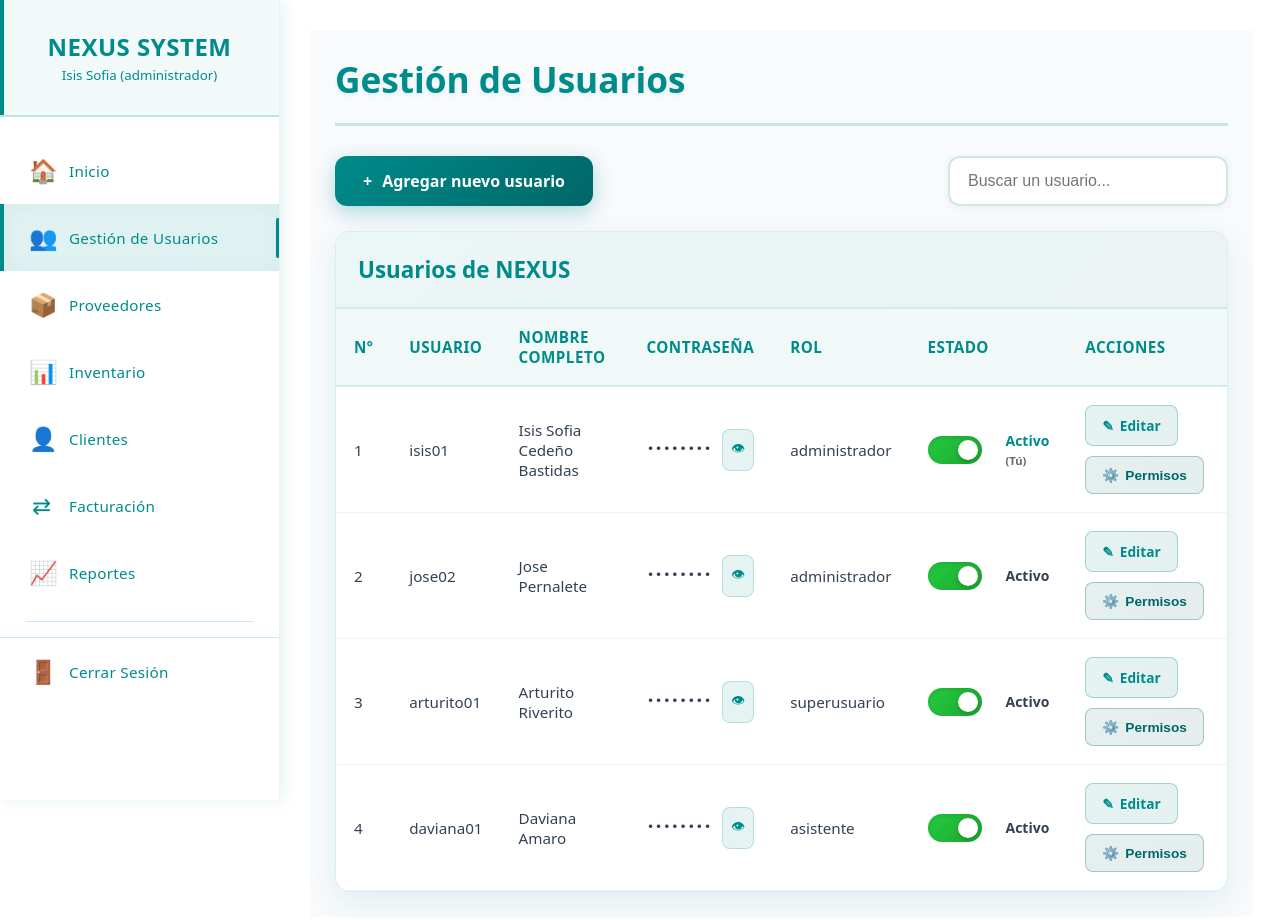
/gestion_usuarios.php (signed in), run on the app's committed database.
### tables this page shows
CREATE TABLE `usuario` (
  `id_usuario` int(11) NOT NULL,
  `usuario` varchar(50) NOT NULL,
  `nombre` varchar(100) NOT NULL,
  `apellido` varchar(100) NOT NULL,
  `contraseña` varchar(255) NOT NULL,
  `id_rol` int(11) NOT NULL,
  `activo` tinyint(1) DEFAULT 1
);

CREATE TABLE `roles` (
  `id_rol` int(11) NOT NULL,
  `nombre_rol` varchar(50) NOT NULL
);

### permisos.php (called while the page is built, shortened)
<?php
class SistemaPermisos {
    private $permisos = [];
    public function __construct($permisosArray) {
        $this->permisos = $permisosArray;
    }
    public function puedeVer($modulo) {
        return isset($this->permisos[$modulo]['ver']) && $this->permisos[$modulo]['ver'];
    }
    public function puedeAgregar($modulo) {
        return isset($this->permisos[$modulo]['agregar']) && $this->permisos[$modulo]['agregar'];
    }
    public function puedeEditar($modulo) {
        return isset($this->permisos[$modulo]['editar']) && $this->permisos[$modulo]['editar'];
    }
    public function puedeCambiarEstado($modulo) {
        return isset($this->permisos[$modulo]['cambiar_estado']) && $this->permisos[$modulo]['cambiar_estado'];
    }
}
?>

### gestion_usuarios.php (the view, shortened to what this page needs)
<?php
require_once 'conexion.php';
require_once 'permisos.php';
try {
    $sql = "SELECT u.*, r.nombre_rol, r.id_rol
            FROM usuario u
            INNER JOIN roles r ON u.id_rol = r.id_rol
            ORDER BY u.id_usuario";
    $stmt = $pdo->query($sql);
    $usuarios = $stmt->fetchAll(PDO::FETCH_ASSOC);
} catch (PDOException $e) {
    $error_usuarios = "Error al cargar los usuarios: " . $e->getMessage();
    $usuarios = [];
}
?>
<!DOCTYPE html>
<html lang="es">
<head>
    <link rel="stylesheet" href="css/menu.css">
    <link rel="stylesheet" href="css/g_usuarios.css">
</head>
<body>
    <?php require_once 'menu.php'; ?>
    <main class="main-content">
        <div class="content-wrapper">
            <div class="page-header">
                <h1 class="page-title">Gestión de Usuarios</h1>
            </div>
            <div class="controls-container">
                <?php if ($sistemaPermisos->puedeAgregar('gestion_usuario')): ?>
                    <a href="agregar_usuario.php" class="btn-agregar">
                        <span>+</span>
                        Agregar nuevo usuario
                    </a>
                <?php endif; ?>
                <div class="search-container">
                    <input type="text" id="searchInput" class="search-input" placeholder="Buscar un usuario...">
                </div>
            </div>
            <div class="users-table">
                <div class="table-header">
                    <h3>Usuarios de NEXUS</h3>
                </div>
                <div class="table-container">
                    <table id="usersTable">
                        <thead>
                            <tr>
                                <th>Nº</th>
                                <th>Usuario</th>
                                <th>Nombre completo</th>
                                <th>Contraseña</th>
                                <th>Rol</th>
                                <th>Estado</th>
                                <th>Acciones</th>
                            </tr>
                        </thead>
                        <tbody>
                            <?php if (count($usuarios) > 0): ?>
                                <?php foreach ($usuarios as $index => $usuario): ?>
                                    <?php
                                    $nombreCompleto = $usuario['nombre'] . ' ' . ($usuario['apellido'] ?? '');
                                    $estado_texto = $usuario['activo'] ? 'Activo' : 'Inactivo';
                                    $esUsuarioActual = ($usuario['id_usuario'] == $_SESSION['id_usuario']);
                                    ?>
                                    <tr>
                                        <td><?php echo $index + 1; ?></td>
                                        <td><?php echo htmlspecialchars($usuario['usuario']); ?></td>
                                        <td><?php echo htmlspecialchars($nombreCompleto); ?></td>
                                        <td>
                                            <div class="password-container">
                                                <span class="password-field" data-password="<?php echo htmlspecialchars($usuario['contraseña']); ?>">
                                                    ••••••••
                                                </span>
                                                <button class="btn-toggle-password" onmousedown="mostrarPassword(this)" onmouseup="ocultarPassword(this)" ontouchstart="mostrarPassword(this)" ontouchend="ocultarPassword(this)">
                                                    👁
                                                </button>
                                            </div>
                                        </td>
                                        <td><?php echo htmlspecialchars($usuario['nombre_rol']); ?></td>
                                        <td>
                                            <?php if ($sistemaPermisos->puedeCambiarEstado('gestion_usuario')): ?>
                                                <form method="POST" action="" class="toggle-form" id="formEstado<?php echo $usuario['id_usuario']; ?>">
                                                    <div class="toggle-container">
                                                        <label class="toggle-switch">
                                                            <span class="toggle-slider"></span>
                                                        </label>
                                                        <span class="toggle-label <?php echo $esUsuarioActual ? 'current-user' : ''; ?>">
                                                            <?php echo $estado_texto; ?>
                                                            <?php if ($esUsuarioActual): ?>
                                                                <br><small>(Tú)</small>
                                                            <?php endif; ?>
                                                        </span>
                                                    </div>
                                                </form>
                                            <?php endif; ?>
                                        </td>
                                        <td>
                                            <div class="acciones-container">
                                                <?php if ($sistemaPermisos->puedeEditar('gestion_usuario')): ?>
                                                    <a href="editar_usuario.php?id=<?php echo $usuario['id_usuario']; ?>" class="btn-action btn-editar">
                                                        <span>✎</span>
                                                        Editar
                                                    </a>
                                                <?php endif; ?>
                                                <?php if ($sistemaPermisos->puedeVer('gestion_usuario')): ?>
                                                    <button class="btn-action btn-detalles" onclick="mostrarModalPermisos(<?php echo $usuario['id_rol']; ?>, '<?php echo htmlspecialchars($usuario['nombre_rol']); ?>')">
                                                        <span>⚙️</span>
                                                        Permisos
                                                    </button>
                                                <?php endif; ?>
                                            </div>
                                        </td>
                                    </tr>
                                <?php endforeach; ?>
                            <?php endif; ?>
                        </tbody>
                    </table>
                </div>
            </div>
        </div>
    </main>
</body>
</html>

### css/menu.css (style rules this page uses)
* { margin: 0; padding: 0; box-sizing: border-box; }
body { font-family: 'Segoe UI', Tahoma, Geneva, Verdana, sans-serif; background: #ffffff; color: #334155; overflow-x: hidden; }
.main-content { flex: 1; margin-left: 280px; padding: 30px; background: #ffffff; min-height: 100vh; }

### css/g_usuarios.css (style rules this page uses)
.content-wrapper { padding: 25px; color: #2b3139; width: 100%; background: #f8fafc; }
.page-header { display: flex; justify-content: space-between; align-items: center; margin-bottom: 30px; padding-bottom: 20px; border-bottom: 3px solid rgba(0, 139, 139, 0.2); }
.page-title { color: #008B8B; font-size: 2.2em; font-weight: 700; text-shadow: 0 2px 4px rgba(0, 139, 139, 0.1); }
.controls-container { display: flex; justify-content: space-between; align-items: center; margin-bottom: 25px; gap: 20px; flex-wrap: wrap; }
.btn-agregar { background: linear-gradient(135deg, #008B8B, #006666); color: #ffffff; border: none; padding: 14px 28px; border-radius: 12px; cursor: pointer; font-weight: 600; text-decoration: none; display: inline-flex; align-items: center; gap: 10px; transition: all 0.3s ease; box-shadow: 0 6px 20px rgba(0, 139, 139, 0.3); font-size: 1em; }
.search-container { display: flex; gap: 12px; }
.search-input { width: 280px; padding: 14px 18px; border: 2px solid rgba(0, 139, 139, 0.2); border-radius: 12px; background: #ffffff; color: #334155; font-size: 1em; transition: all 0.3s ease; box-shadow: 0 2px 10px rgba(0, 0, 0, 0.05); }
.users-table { width: 100%; background: #ffffff; border-radius: 15px; overflow: hidden; border: 1px solid rgba(0, 139, 139, 0.15); box-shadow: 0 10px 30px rgba(0, 139, 139, 0.1); }
.table-header { background: linear-gradient(135deg, rgba(0, 139, 139, 0.08), rgba(0, 102, 102, 0.08)); padding: 22px; text-align: left; border-bottom: 2px solid rgba(0, 139, 139, 0.1); }
.table-header h3 { margin: 0; color: #008B8B; font-size: 1.4em; font-weight: 600; }
.table-container { overflow-x: auto; }
table { width: 100%; border-collapse: collapse; }
th { background: rgba(0, 139, 139, 0.06); color: #008B8B; padding: 18px; text-align: left; font-weight: 700; border-bottom: 2px solid rgba(0, 139, 139, 0.15); font-size: 0.95em; text-transform: uppercase; letter-spacing: 0.5px; }
td { padding: 18px; border-bottom: 1px solid rgba(0, 139, 139, 0.08); color: #334155; font-size: 0.95em; }
.password-container { display: flex; align-items: center; gap: 10px; }
.password-field { flex: 1; font-family: monospace; color: #334155; font-size: 1.1em; }
.btn-toggle-password { background: rgba(0, 139, 139, 0.1); border: 1px solid rgba(0, 139, 139, 0.2); color: #008B8B; cursor: pointer; padding: 8px; border-radius: 8px; transition: all 0.3s ease; font-size: 0.9em; }
.toggle-switch { position: relative; display: inline-block; width: 54px; height: 28px; }
.toggle-slider { position: absolute; cursor: pointer; top: 0; left: 0; right: 0; bottom: 0; background: linear-gradient(135deg, #ff6b6b, #ff5252); transition: .4s; border-radius: 28px; box-shadow: inset 0 2px 4px rgba(0, 0, 0, 0.1); }
.toggle-slider:before { position: absolute; content: ""; height: 20px; width: 20px; left: 4px; bottom: 4px; background: white; transition: .4s; border-radius: 50%; box-shadow: 0 2px 4px rgba(0, 0, 0, 0.2); }
input:checked + .toggle-slider { background: linear-gradient(135deg, #23ca3f, #1ea832); }
input:checked + .toggle-slider:before { transform: translateX(26px); }
.toggle-label { margin-left: 12px; font-size: 0.92em; font-weight: 600; color: #334155; }
.toggle-container { display: flex; align-items: center; gap: 12px; }
.acciones-container { display: flex; gap: 10px; flex-wrap: wrap; }
.btn-action { padding: 10px 16px; border: none; border-radius: 8px; cursor: pointer; transition: all 0.3s ease; font-size: 0.9em; text-decoration: none; display: inline-flex; align-items: center; gap: 6px; font-weight: 600; min-width: 80px; justify-content: center; }
.btn-editar { background: linear-gradient(135deg, rgba(0, 139, 139, 0.1), rgba(0, 102, 102, 0.1)); color: #008B8B; border: 1px solid rgba(0, 139, 139, 0.3); }
.btn-detalles { background: linear-gradient(135deg, rgba(0, 102, 102, 0.1), rgba(0, 82, 82, 0.1)); color: #006666; border: 1px solid rgba(0, 102, 102, 0.3); }
.current-user { color: #008B8B; font-weight: bold; }
.current-user small { font-size: 0.8em; color: #666; }

### data on the page
usuario: usuario "isis01", nombreCompleto "Isis Sofia Cedeño Bastidas", id_rol.nombre_rol "administrador", activo "Activo", shows "(Tú)"
usuario: usuario "jose02", nombreCompleto "Jose Pernalete", id_rol.nombre_rol "administrador", activo "Activo"
usuario: usuario "arturito01", nombreCompleto "Arturito Riverito", id_rol.nombre_rol "superusuario", activo "Activo"
usuario: usuario "daviana01", nombreCompleto "Daviana Amaro", id_rol.nombre_rol "asistente", activo "Activo"

### other printed values
$_SESSION['nombre'] "Isis Sofia"
$_SESSION['rol'] "administrador"
